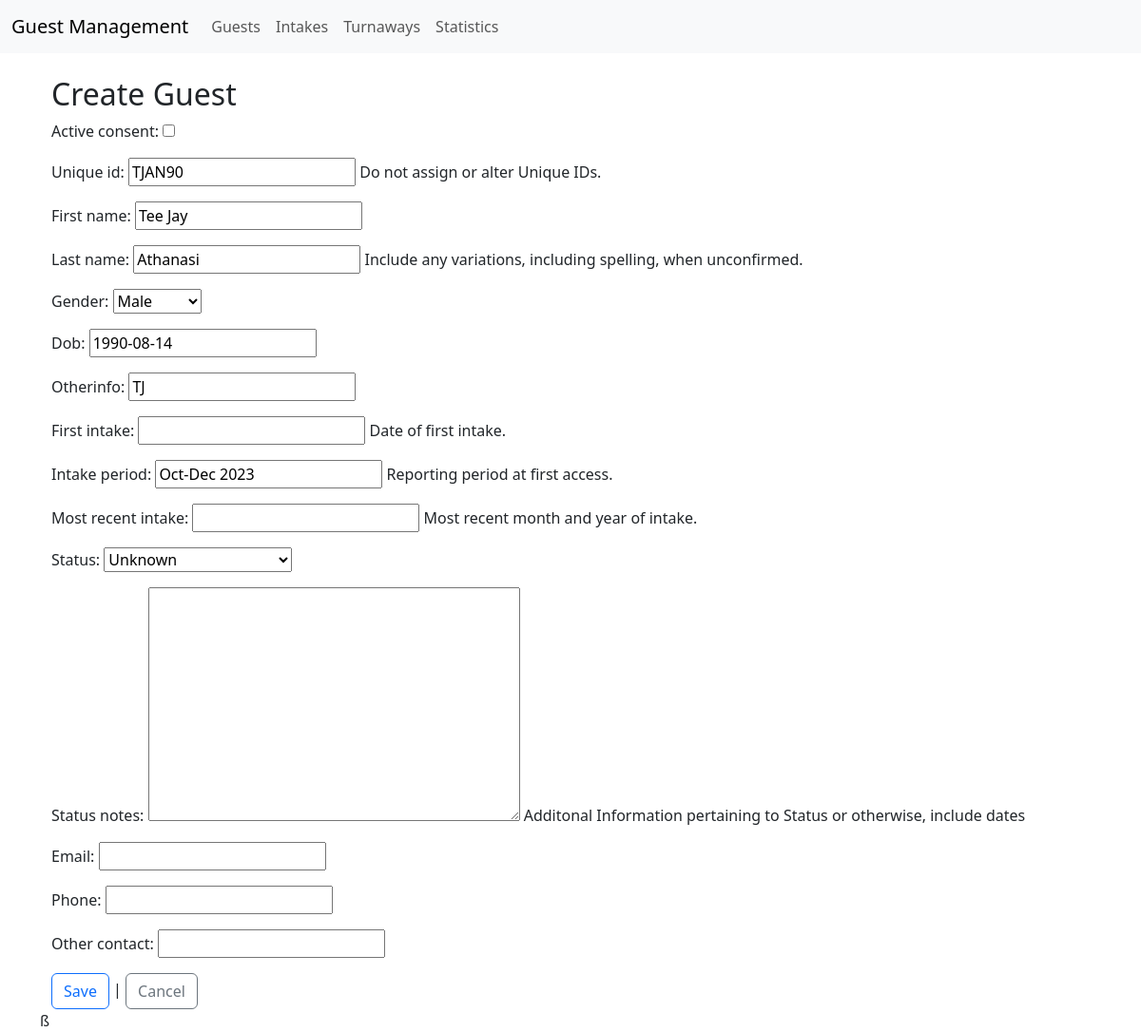
The page /guest/204/edit/ on the database its author committed.
### overnight/models.py (models this page shows, shortened)
class Guest(models.Model):
    active_consent = models.BooleanField(default=False)
    unique_id = models.CharField(max_length=6, unique=True, blank=True, null=True, help_text='Do not assign or alter Unique IDs.')
    first_name = models.CharField(max_length=100)
    last_name = models.CharField(max_length=100, help_text='Include any variations, including spelling, when unconfirmed.')
    gender = models.ForeignKey('Gender', on_delete=models.CASCADE, null=True, blank=True)
    dob = models.DateField(null=True, blank=True)
    otherinfo = models.CharField(max_length=500, blank=True, null=True)
    first_intake = models.DateField(null=True, blank=True, help_text='Date of first intake.')
    intake_period = models.CharField(max_length=20, blank=True, null=True, help_text='Reporting period at first access.') #Period of guest's first intake
    most_recent_intake = models.DateField(null=True, blank=True, help_text='Most recent month and year of intake.')
    status = models.ForeignKey('Status', on_delete=models.CASCADE, null=True, blank=True)
    status_notes = models.TextField(max_length=1000, blank=True, null=True, help_text='Additonal Information pertaining to Status or otherwise, include dates')
    email = models.EmailField(max_length=254, blank=True, null=True)
    phone = models.CharField(max_length=20, blank=True, null=True)
    other_contact = models.CharField(max_length=100, blank=True, null=True)
    class Meta:
        ordering = ['last_name', 'first_name']

class Gender(models.Model):
    gender = models.CharField(max_length=50)
    description = models.CharField(max_length=100, blank=True, null=True)
    class Meta:
        ordering = ['gender']
    def __str__(self):
        return self.gender

class Status(models.Model):
    status = models.CharField(max_length=50)
    description = models.CharField(max_length=100, blank=True, null=True)
    class Meta:
        verbose_name_plural = 'Statuses'
        ordering = ['status']
    def __str__(self):
        return self.status

### overnight/views.py (the view)
# urls.py: path('guest/<int:pk>/edit/', views.update_guest, name='update_guest'),
def update_guest(request, pk):
    guest = get_object_or_404(Guest, pk=pk)
    if request.method == 'POST':
        form = GuestForm(request.POST, instance=guest)
        if form.is_valid():
            form.save()
            return redirect('guest_list')
    else:
        form = GuestForm(instance=guest)
    return render(request, 'guest_form.html', {'form': form})

### overnight/forms.py
class GuestForm(forms.ModelForm):
    class Meta:
        model = Guest
        fields = '__all__'
        widgets = {
            'date': DateInput
        }

### overnight/templates/guest_form.html (shortened to what this page needs)
{% extends "base.html" %}
{% block content %}
<div class="container-md">
<h2>{% if contact %}Edit{% else %}Create{% endif %} Guest</h2>
  <form method="post">
    {{ form.as_p }}
    <button class="btn btn-outline-primary" type="submit">Save</button> |
    <a class="btn btn-outline-secondary" href="{% url 'guest_list' %}">Cancel</a>
  </form>
</div>ß
{% endblock %}

### rows shown on the page
Guest: unique_id "TJAN90", first_name "Tee Jay", last_name "Athanasi", dob "1990-08-14", otherinfo "TJ", intake_period "Oct-Dec 2023"
Gender: gender "Male"
Status: status "Unknown"
